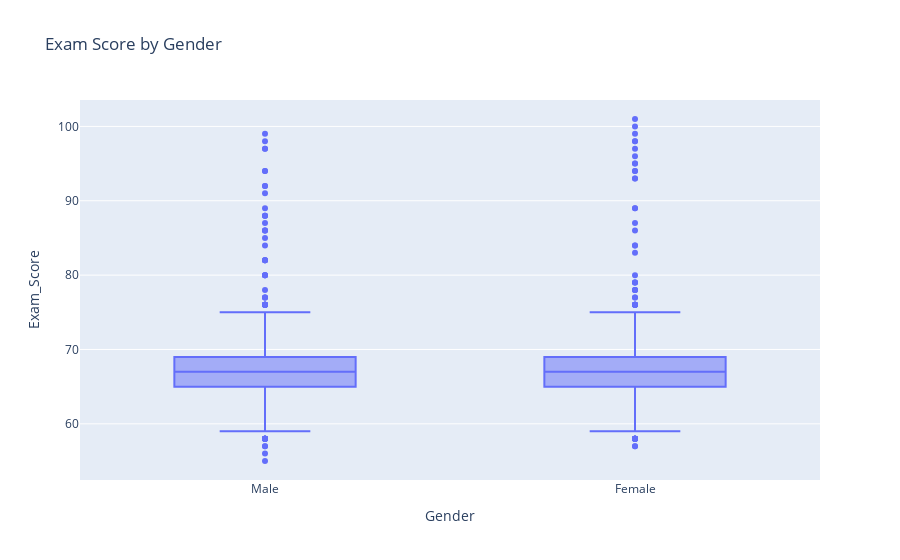

The cell this chart's notebook holds for it:
### Code cell
fig=px.box(data,x='Gender',y='Exam_Score', title="Exam Score by Gender")
fig.show()

### Figure 1 — Plotly figure (JSON) as saved in the notebook; plotly's stock layout.template omitted (floating-point values rounded to 4 significant figures; data arrays with more than 128 entries replaced by an {"elided": "..."} marker saying what was removed)
{"data": [{"alignmentgroup": "True", "hovertemplate": "Gender=%{x}<br>Exam_Score=%{y}<extra></extra>", "legendgroup": "", "marker": {"color": "#636efa"}, "name": "", "notched": false, "offsetgroup": "", "orientation": "v", "showlegend": false, "type": "box", "x": {"elided": "6607 str values"}, "x0": " ", "xaxis": "x", "y": {"elided": "6607 int values"}, "y0": " ", "yaxis": "y"}], "layout": {"autosize": true, "boxmode": "group", "dragmode": "pan", "legend": {"tracegroupgap": 0}, "title": {"text": "Exam Score by Gender"}, "xaxis": {"anchor": "y", "autorange": false, "domain": [0, 1], "range": [-0.5, 1.5], "title": {"text": "Gender"}, "type": "category"}, "yaxis": {"anchor": "x", "autorange": false, "domain": [0, 1], "range": [52.44, 103.6], "title": {"text": "Exam_Score"}, "type": "linear"}}}
